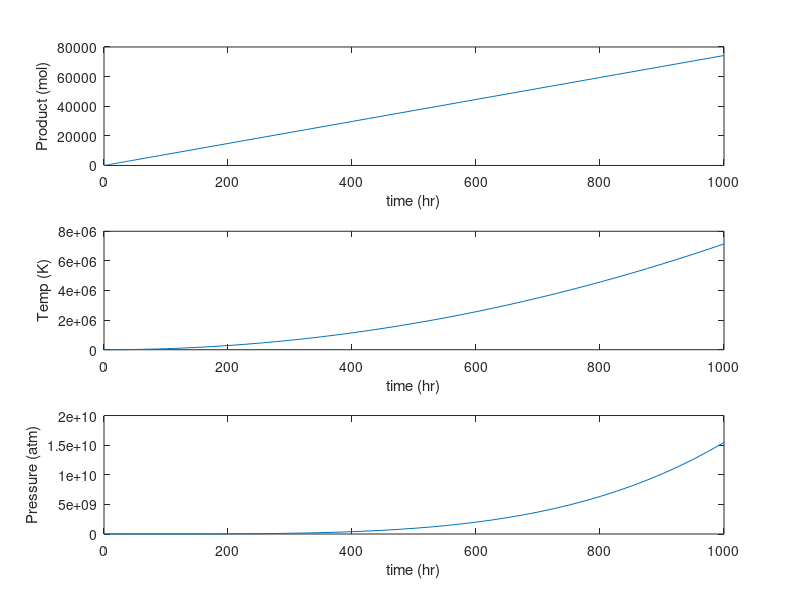

This chart was generated by the following MATLAB code:
function PerchlorateReactor()

%Soil Parameters
Hcs_kg = 600; %J/(Kg*K) heat capacity of soil, 3600 is to convert s^2 from J to min^2 
Vols = 1; %m3, volume soil
rhos = 1520; %kg/m3 density soil
Hcs = Hcs_kg*rhos; %J/(m3*K) heat capacity soil in m3

%Initial Conditions & ODE parameters
ti = 0;
tguess = 1000;

Abundancy = 5.5e-5; %Kg enzyme / L cell culture
Lcc = 3; %Liter cell 
Eo = Abundancy*Lcc; %Kg enzyme initial concentration
Sm3 = 106.988; %mol ClO4-/m3 soil, S stands for substrate
So = Sm3*Vols; %initial mol of ClO4- in reactor
P0 = 0; %initial product

To = 293; %K, room temperature
Po = 0; %atm, vacuum, initial pressure

Rgas = 8.314; %J/molK or m3*Pa/molK

%Enzyme Parameters
Kcat = 7500*60; %e-/min
Km = 2.15e-04; %M

%Bond Enthalpy
CLO = 205; %kJ/mol
OO = 498; %kJ/mol
dH = (CLO*4-OO*2)*1000; %J/mol total enthalpy change during reaction

%Reactor Parameters
Ak = 215; %W/(m*K) thermal conductivity of Alumnium 
Va = 3.375; %m3 Volume above soil

%********************************Integration******************************
    
%Substrate 
Sfunc = @(val) So-val(1); %Substrate decreases as product is made, ClO2 --> Cl- + O2 1:1


%@(val) val(1)=product; val(2)=temp; val(3)=pressure; val(4) =... 
balance = @(t,val) [Kcat*Eo*Sfunc(val)/(Km+Sfunc(val));...
                    dH/Hcs*Sfunc(val)/Vols;...
                    (val(1)*32/1000*Rgas*val(2)/Va/101325+Po)*150];
                
options = odeset('Events',@events);
[tf,valf,te,ye,ie] = ode45(balance,[ti,tguess],[P0 To Po],options); 

subplot(3,1,1), plot(tf, valf(:,1)), xlabel('time (hr)'),ylabel('Product (mol)');
subplot(3,1,2), plot(tf, valf(:,2)), xlabel('time (hr)'),ylabel('Temp (K)');
subplot(3,1,3), plot(tf, valf(:,3)), xlabel('time (hr)'),ylabel('Pressure (atm)');

function [value,isterminal,direction] = events(t,val)  %#ok<INUSL>
So = 106.988; %terminate once val(1), produced O2, equals number mols ClO4- initial
value = (val(1)-So); %detect full conversion%
isterminal = 1; %terminate when value occurs
direction = []; %root can be approached from either direction
end

end

